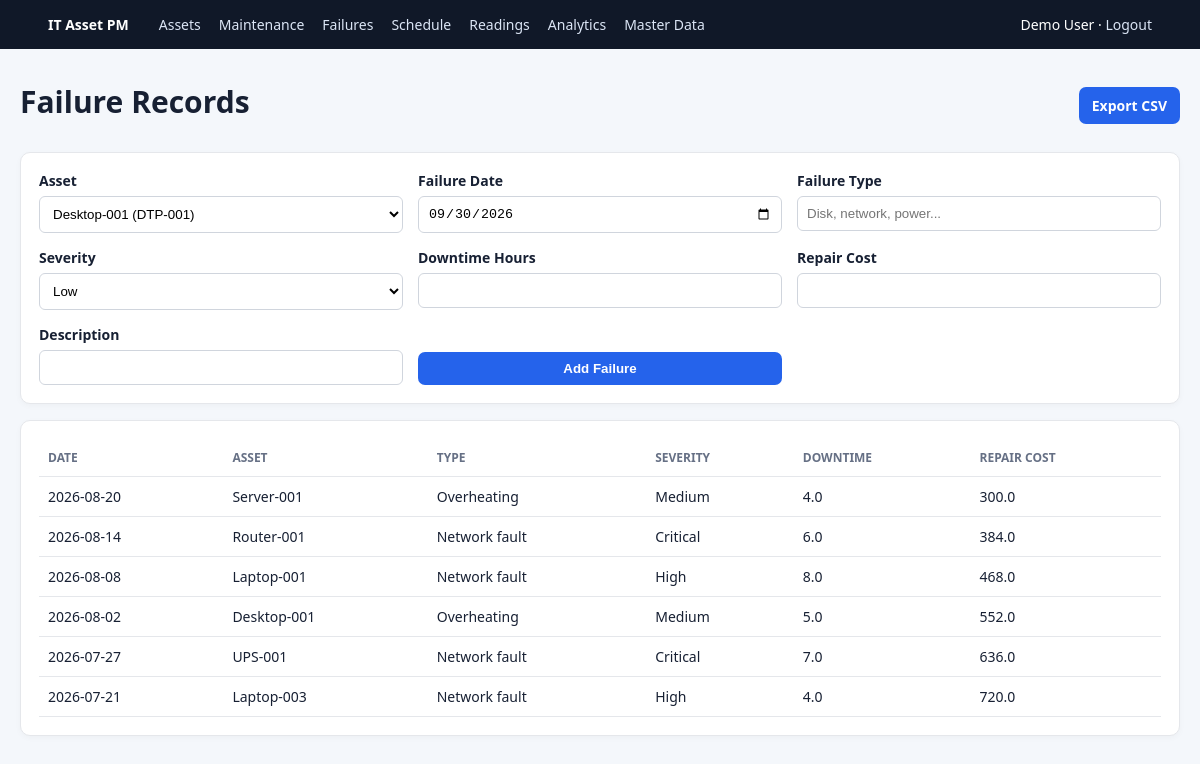
Page /failures (signed in) on the committed database.
### tables this page shows
CREATE TABLE users (
    user_id INTEGER PRIMARY KEY AUTOINCREMENT,
    name TEXT NOT NULL,
    email TEXT NOT NULL UNIQUE COLLATE NOCASE,
    password TEXT NOT NULL,
    created_at TEXT NOT NULL DEFAULT CURRENT_TIMESTAMP
);

CREATE TABLE failure_records (
    failure_id INTEGER PRIMARY KEY AUTOINCREMENT,
    asset_id INTEGER NOT NULL REFERENCES assets(asset_id) ON DELETE CASCADE,
    failure_date TEXT NOT NULL,
    failure_type TEXT NOT NULL,
    severity TEXT NOT NULL CHECK(severity IN ('Low','Medium','High','Critical')),
    downtime_hours REAL NOT NULL DEFAULT 0 CHECK(downtime_hours >= 0),
    repair_cost REAL NOT NULL DEFAULT 0 CHECK(repair_cost >= 0),
    description TEXT NOT NULL
);

CREATE TABLE assets (
    asset_id INTEGER PRIMARY KEY AUTOINCREMENT,
    user_id INTEGER NOT NULL REFERENCES users(user_id) ON DELETE CASCADE,
    category_id INTEGER NOT NULL REFERENCES asset_categories(category_id) ON DELETE RESTRICT,
    asset_name TEXT NOT NULL,
    asset_tag TEXT NOT NULL UNIQUE,
    manufacturer TEXT,
    model TEXT,
    purchase_date TEXT NOT NULL,
    warranty_expiry TEXT,
    location TEXT NOT NULL,
    status TEXT NOT NULL CHECK(status IN ('Active','Under Maintenance','Retired')) DEFAULT 'Active',
    criticality TEXT NOT NULL CHECK(criticality IN ('Low','Medium','High')) DEFAULT 'Medium',
    installation_date TEXT,
    created_at TEXT NOT NULL DEFAULT CURRENT_TIMESTAMP
);

### app.py (the view, shortened to what this page needs)
@app.route('/failures',methods=['GET','POST'])
@login_required
def failures():
    c=get_db(); o=opts(c)
    rows=c.execute('SELECT f.*,a.asset_name FROM failure_records f JOIN assets a ON a.asset_id=f.asset_id WHERE a.user_id=? ORDER BY f.failure_date DESC',(session['user_id'],)).fetchall(); c.close(); return render_template('failures.html',rows=rows,**o)

### app.py (called while the page is built)
def login_required(f):
    @wraps(f)
    def w(*a,**kw):
        if not session.get('user_id'): flash('Please log in first.','warning'); return redirect(url_for('login'))
        return f(*a,**kw)
    return w

@app.context_processor
def inject(): return {'today':date.today().isoformat(),'user':g.get('user')}

@app.before_request
def load_user():
    g.user=None
    if session.get('user_id'):
        g.user=get_db().execute('SELECT * FROM users WHERE user_id=?',(session['user_id'],)).fetchone()

def opts(conn): return {'categories':conn.execute('SELECT * FROM asset_categories ORDER BY category_name').fetchall(),'assets':conn.execute('SELECT asset_id,asset_name,asset_tag FROM assets WHERE user_id=? ORDER BY asset_name',(session['user_id'],)).fetchall()}

### database.py (called while the page is built)
def get_db():
    conn = sqlite3.connect(DB_PATH)
    conn.row_factory = sqlite3.Row
    conn.execute('PRAGMA foreign_keys = ON')
    return conn

### templates/failures.html
{% extends 'base.html' %}{% block content %}<div class=heading><h1>Failure Records</h1><a class=button href='{{url_for("export",kind="failures")}}'>Export CSV</a></div><form class='panel formgrid' method=post><label>Asset<select name=asset_id required>{% for a in assets %}<option value={{a.asset_id}}>{{a.asset_name}} ({{a.asset_tag}})</option>{% endfor %}</select></label><label>Failure Date<input type=date name=failure_date required value={{today}}></label><label>Failure Type<input name=failure_type required placeholder='Disk, network, power...'></label><label>Severity<select name=severity>{% for x in ['Low','Medium','High','Critical'] %}<option>{{x}}</option>{% endfor %}</select></label><label>Downtime Hours<input type=number step=.1 min=0 name=downtime_hours required></label><label>Repair Cost<input type=number step=.01 min=0 name=repair_cost required></label><label>Description<input name=description required></label><button>Add Failure</button></form><section class=panel><table><tr><th>Date</th><th>Asset</th><th>Type</th><th>Severity</th><th>Downtime</th><th>Repair Cost</th></tr>{% for x in rows %}<tr><td>{{x.failure_date}}</td><td>{{x.asset_name}}</td><td>{{x.failure_type}}</td><td>{{x.severity}}</td><td>{{x.downtime_hours}}</td><td>{{x.repair_cost}}</td></tr>{% endfor %}</table></section>{% endblock %}

### templates/base.html (shortened to what this page needs)
<!doctype html><html><head><link rel=stylesheet href='{{url_for("static",filename="css/style.css")}}'></head><body><nav><a class=brand href='{{url_for("dashboard")}}'>IT Asset PM</a>{% if user %}<a href='{{url_for("assets")}}'>Assets</a><a href='{{url_for("maintenance")}}'>Maintenance</a><a href='{{url_for("failures")}}'>Failures</a><a href='{{url_for("schedule")}}'>Schedule</a><a href='{{url_for("readings")}}'>Readings</a><a href='{{url_for("analytics")}}'>Analytics</a><a href='{{url_for("masters")}}'>Master Data</a><span class=navuser>{{user['name']}} · <a href='{{url_for("logout")}}'>Logout</a></span>{% endif %}</nav><main>{% block content %}{% endblock %}</main></body></html>

### static/css/style.css (style rules this page uses)
:root { --bg:#f4f7fb;--ink:#172033;--muted:#667085;--blue:#2563eb;--line:#e5e7eb;--panel:#fff }
* { box-sizing:border-box }
body { margin:0;background:var(--bg);color:var(--ink);font:14px system-ui,-apple-system,Segoe UI,sans-serif }
nav { background:#101828;color:#fff;padding:15px 4%;display:flex;gap:18px;align-items:center;flex-wrap:wrap }
nav a { color:#dbe5f5;text-decoration:none }
.brand { font-weight:800;color:#fff;margin-right:12px }
.navuser { margin-left:auto }
main { max-width:1240px;margin:32px auto;padding:0 20px }
h1 { font-size:30px;margin:0 0 8px }
.heading { display:flex;justify-content:space-between;align-items:center;margin-bottom:22px }
.card,.panel { background:var(--panel);border:1px solid var(--line);border-radius:10px;padding:18px;box-shadow:0 2px 6px #10182808 }
.panel { margin:16px 0;overflow:auto }
table { border-collapse:collapse;width:100%;min-width:520px }
th,td { padding:10px 9px;border-bottom:1px solid var(--line);text-align:left }
th { font-size:12px;color:var(--muted);text-transform:uppercase }
.button,button { border:0;border-radius:7px;background:var(--blue);color:#fff;padding:9px 13px;text-decoration:none;cursor:pointer;font-weight:600;display:inline-block }
input,select { width:100%;border:1px solid #d0d5dd;border-radius:6px;padding:9px;background:#fff }
label { display:block;font-weight:600 }
label input,label select { margin-top:6px;font-weight:400 }
.formgrid { display:grid;grid-template-columns:repeat(3,1fr);gap:15px }
.formgrid>button,.formgrid>div { align-self:end }

### rows in the picture
users: name "Demo User"
failure_records: failure_date "2026-08-20", asset_name "Server-001", failure_type "Overheating", severity "Medium", downtime_hours "4.0", repair_cost "300.0"
failure_records: failure_date "2026-08-14", asset_name "Router-001", failure_type "Network fault", severity "Critical", downtime_hours "6.0", repair_cost "384.0"
failure_records: failure_date "2026-08-08", asset_name "Laptop-001", failure_type "Network fault", severity "High", downtime_hours "8.0", repair_cost "468.0"
failure_records: failure_date "2026-08-02", asset_name "Desktop-001", failure_type "Overheating", severity "Medium", downtime_hours "5.0", repair_cost "552.0"
failure_records: failure_date "2026-07-27", asset_name "UPS-001", failure_type "Network fault", severity "Critical", downtime_hours "7.0", repair_cost "636.0"
failure_records: failure_date "2026-07-21", asset_name "Laptop-003", failure_type "Network fault", severity "High", downtime_hours "4.0", repair_cost "720.0"

### other values in the picture
form field asset_id "Desktop-001 (DTP-001)"
form field severity "Low"
